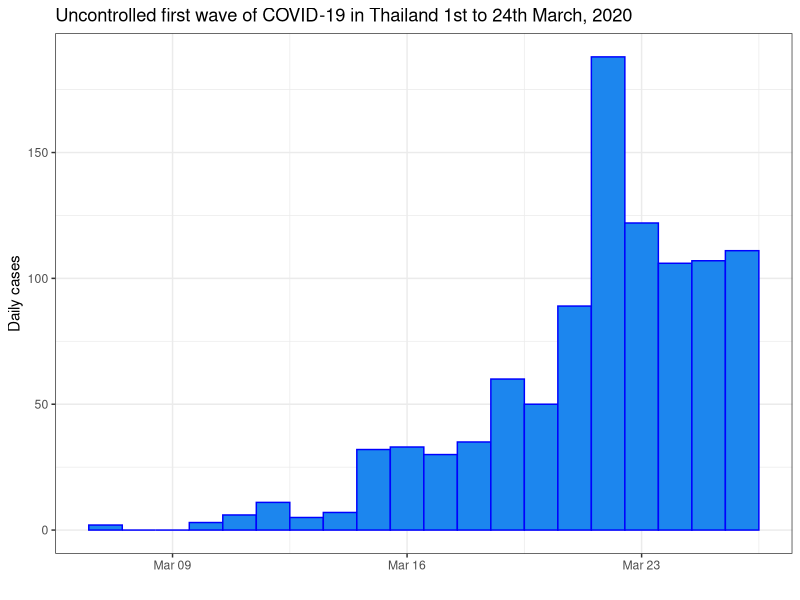
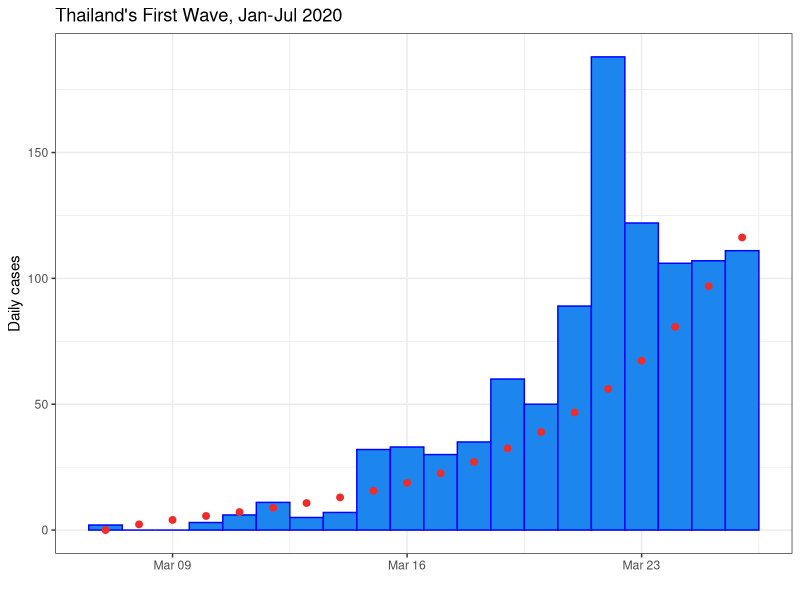
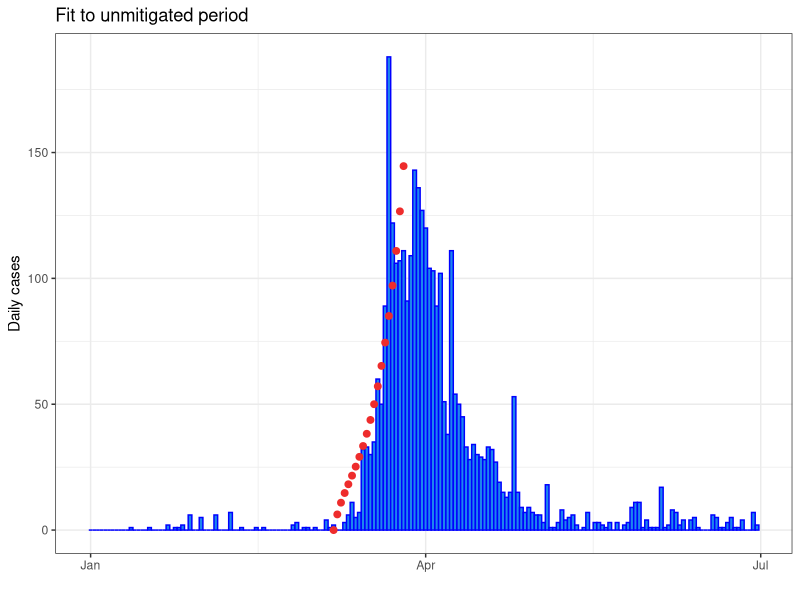
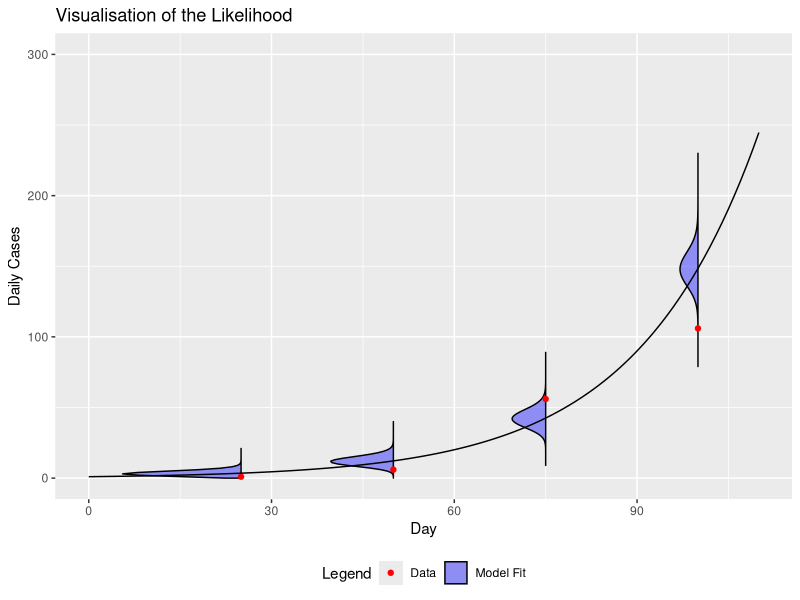
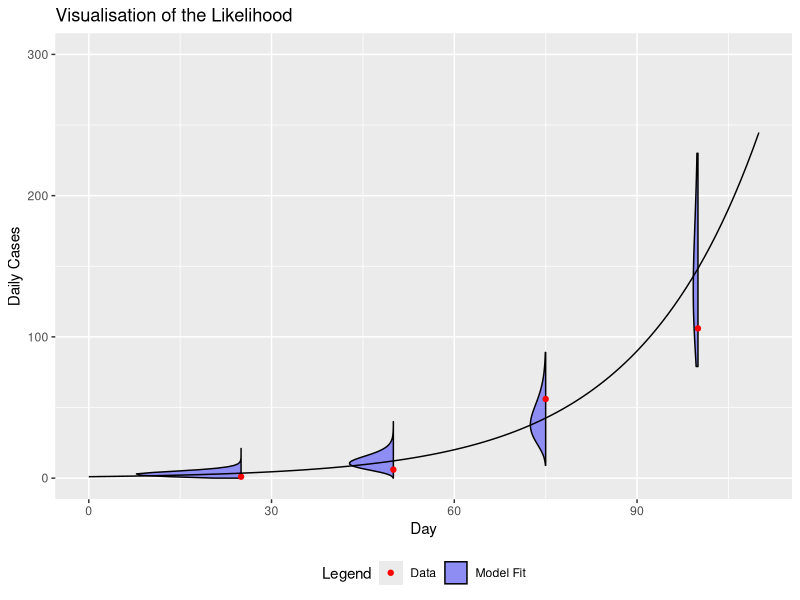
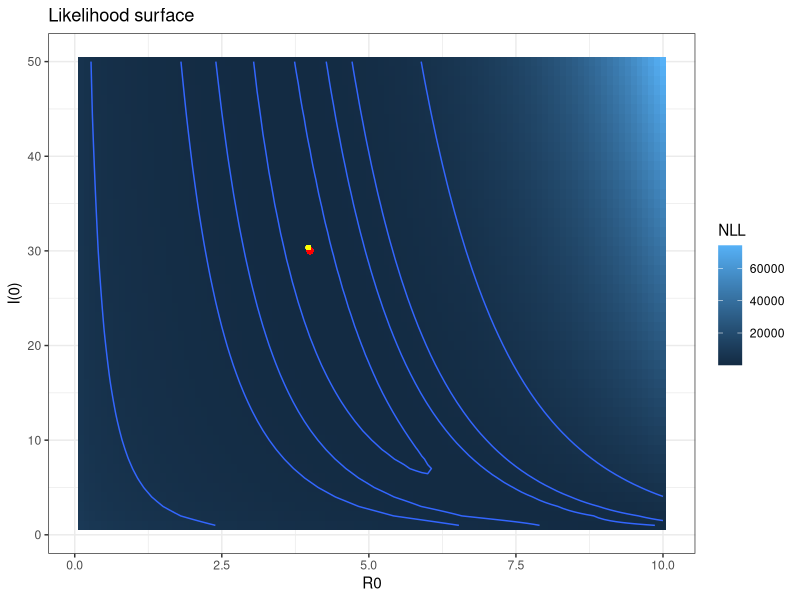
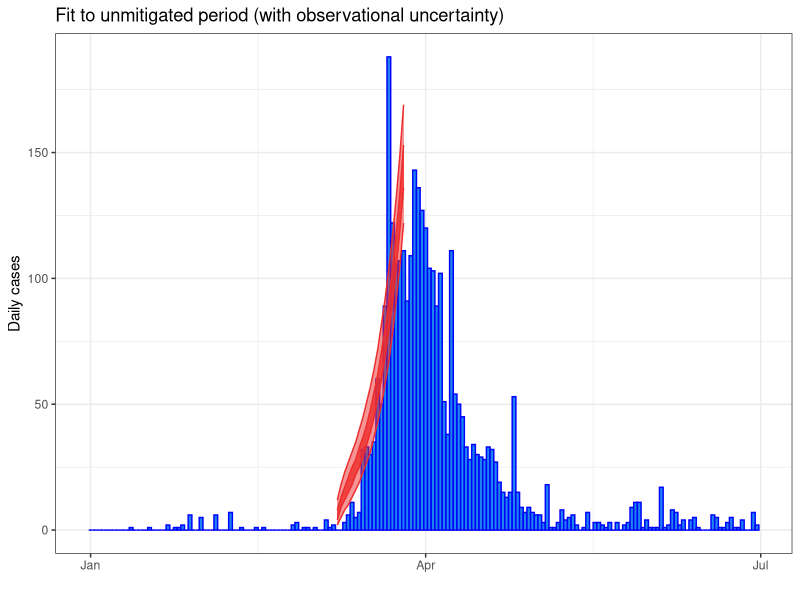

R code for these plots, in order:
## ---- chunk 1
knitr::opts_chunk$set(
    g.align = "center"
)
## ---- chunk 2
#| message: false
# SPARK Modelling Short course

#########################
## FITTING MODELS IN R ##
#########################
library(dplyr)
library(deSolve)
library(ggplot2)
## ---- chunk 3
# Data imports and filtering
first_wave <- read.csv("first_wave_TH.csv", colClasses = c("Date", "numeric", "numeric"))
# fixing the format of date
first_wave$Date <- as.Date(first_wave$Date, format = "%Y-%m-%d")
# Time window
start_date <- as.Date("2020-03-07")
end_date <- as.Date("2020-03-26")

# Filter data to capture period prior to interventions. This has already been done in the last session.
uncontrolled_period <- first_wave %>%
    filter(Date >= start_date, Date <= end_date)

# Plot the filtered data
ggplot(uncontrolled_period) +
    geom_col(aes(x = Date, y = Cases), width = 1, fill = "dodgerblue2", colour = "blue") +
    ylab("Daily cases") +
    xlab("") +
    ggtitle("Uncontrolled first wave of COVID-19 in Thailand 1st to 24th March, 2020") +
    theme_bw()
## ---- chunk 4
## Define model as per the previous session
# Time window
times <- seq(start_date, end_date, by = 1)

# Model parameters
parameters <- c(
    R0 = 4,
    latent_period = 5,
    infectious_period = 6
)

# Initial conditions
Total_population <- 6.6e7 # Population of Thailand
Initial_exposed <- 0
Initial_infectious <- 20 # Initial infectious seed
Initial_recovered <- 0
Initial_susceptible <- Total_population - Initial_exposed - Initial_infectious - Initial_recovered

# State variables
state <- c(
    Susceptible = Initial_susceptible,
    Exposed = Initial_exposed,
    Infectious = Initial_infectious,
    Recovered = Initial_recovered
)


# Model function
COVID.base <- function(t, state, parameters) {
    with(as.list(c(state, parameters)), {
        # Calculate the total population size
        Total_population <- Susceptible + Exposed + Infectious + Recovered

        # Calculate the average force of infection imposed on each susceptible individual
        force_of_infection <- R0 * Infectious / (Total_population * infectious_period)

        # Calculate the net (instantaneous) change in each state variable
        Susceptible_change <- -force_of_infection * Susceptible
        Exposed_change <- force_of_infection * Susceptible - Exposed / latent_period
        Infectious_change <- Exposed / latent_period - Infectious / infectious_period
        Recovered_change <- Infectious / infectious_period

        # Return net changes as list
        return(list(
            c(
                Susceptible_change,
                Exposed_change,
                Infectious_change,
                Recovered_change
            )
        ))
    })
}

solve.base.model <- function(y_ = state,
                             times_ = times,
                             func. = COVID.base,
                             parms_ = parameters) {
    out <- ode(
        y = y_,
        times = as.numeric(times_ - times_[1]),
        func = func.,
        parms = parms_
    )

    # Calculate the prevalence, incidence and cumulative incidence (for comparison with data)
    out <- as.data.frame(out) %>%
        mutate(
            Prevalence = Exposed + Infectious,
            Incidence = Exposed / parms_["latent_period"],
            Cumulative_incidence = cumsum(Incidence) + Incidence[1],
            Population = Susceptible + Exposed + Infectious + Recovered,
            Date = times_
        )

    return(out)
}
## ---- chunk 5
# now we use the model developed in the last session and solve it
# for an initial set of parameters, an initial state and using times
# from just 7th - 26th  of March 2020
out_init <- solve.base.model(
    y_ = state,
    times_ = times,
    func. = COVID.base,
    parms_ = parameters
)

# Plot the filtered data and the first model "guess"
ggplot(uncontrolled_period) +
    geom_col(aes(x = Date, y = Cases), width = 1, fill = "dodgerblue2", colour = "blue") +
    geom_point(data = out_init, aes(x = Date, y = Incidence), size = 2, colour = "firebrick2") +
    ylab("Daily cases") +
    xlab("") +
    ggtitle("Thailand's First Wave, Jan-Jul 2020") +
    theme_bw()
## ---- chunk 6
# find the sum of the residuals squared for day 2 until day 24
SSQ_initial <- sum((uncontrolled_period$Cases[-1] - out_init$Incidence[-1])^2)
SSQ_initial
## ---- chunk 7
# transform the parameters
# The search / optimization algorithm we employ searches over
# the range (-Inf, Inf) for each variable. In our application
# we are only interested in solutions in the range (0, Inf)
# for R0 and I(0). Therefore, it
# would be a good idea to apply a transformation to our
# search space so that we are not wasting time exploring
# infeasible regions of parameter space.
initial_transformed_parameters <- log(c(
    "R0" = 4,
    "Initial_infectious" = 20
))
## ---- chunk 8
#### Fitting routine ####

# We have selected R0 and I(0) as our free parameters
# We need a function that accepts R0 and I(0) as arguments,
# solves the model using these inputs, and calculates the
# sum of squares of the data given these parameters

SSQ_function <- function(transformed_parameters,
                         data = uncontrolled_period$Cases[-1],
                         state_base = state,
                         times_ = times,
                         func. = COVID.base,
                         parms_base = parameters) {

    # Untransform parameters
    R0 <- exp(transformed_parameters["R0"])
    Initial_infectious <- exp(transformed_parameters["Initial_infectious"])

    # Calculate updated susceptible population
    Initial_susceptible <- state_base["Susceptible"] + state_base["Infectious"] - Initial_infectious

    # Overwrite baseline parameters with proposed parameters
    parms_base["R0"] <- R0
    state_base["Susceptible"] <- Initial_susceptible
    state_base["Infectious"] <- Initial_infectious

    # Solve model with updated parameters
    out <- solve.base.model(
        state_base,
        times_,
        func.,
        parms_base
    )
    return(
        sum((uncontrolled_period$Cases[-1] - out$Incidence[-1])^2)
    )
}
## ---- chunk 9
SSQ_initial_from_function <- SSQ_function(initial_transformed_parameters)
SSQ_initial_from_function
SSQ_initial
## ---- chunk 10
#### Optimal parameters ####

# Use the optim function to determine the parameters that
# minimize the negative log-likelihood (i.e., maximize
# the likelihood)
# We will use the Nelder-Mead optimization solver
optim_NM <- optim(
    par = initial_transformed_parameters,
    fn = SSQ_function,
    control = list(maxit = 500),
    method = "Nelder-Mead",
    hessian = TRUE
)
## ---- chunk 11
# Check for convergence (always code 0 for NM)
optim_NM$convergence # 0 - converged; 1 - failed to converge

# Inspect solution
optim_NM$par
## ---- chunk 12
# Back-transform parameters
optimum_parameters <- exp(optim_NM$par)
optimum_parameters
## ---- chunk 13
# Inspect the optimal sum of squared residuals
optimum_SSQ <- optim_NM$value
optimum_SSQ
## ---- chunk 14
#### Optimal model solution ####

# Create the optimal parameter and state vectors
optimal_parameters <- parameters
optimal_parameters["R0"] <- optimum_parameters["R0"]

optimal_initial_state <- state
optimal_initial_state["Susceptible"] <- state["Susceptible"] + state["Infectious"] - optimum_parameters["Initial_infectious"]
optimal_initial_state["Infectious"] <- optimum_parameters["Initial_infectious"]

# Solve the model given the optimal parameters and initial conditions
optimal_solution <- solve.base.model(
    y_ = optimal_initial_state,
    times_ = times,
    func. = COVID.base,
    parms = optimal_parameters
)


# Plot the optimal solution
ggplot(first_wave) +
    geom_col(aes(x = Date, y = Cases), width = 1, fill = "dodgerblue2", colour = "blue") +
    geom_point(data = optimal_solution, aes(x = Date, y = Incidence), size = 2, colour = "firebrick2") +
    ylab("Daily cases") +
    xlab("") +
    ggtitle("Fit to unmitigated period") +
    theme_bw()
## ---- chunk 15
#| label: Likelihood
#| fig-cap: "The likelihood assigns the probability of observing data given your underlying model and model parameters."
#| echo: false
#| message: false
set.seed(1)
library(magrittr)
library(dplyr)
library(ggplot2)
sir_data <- tibble(t = c(25, 50, 75, 100), y = exp(0.05 * t)) %>%
    rowwise() %>%
    mutate(rand_y = rpois(1, y))
sir_data <- tibble(t = c(25, 50, 75, 100), y = exp(0.05 * t)) %>%
    rowwise() %>%
    mutate(rand_y = rnbinom(1, mu = y, size = 5))
# # SIR contains the answer
sir <- tibble(t = 0:110, y = exp(0.05 * t))
# Construct the fun figure
distribution_data <- tibble()
times_gg <- c(25, 50, 75, 100)
for (time in times_gg) {
    distribution_data <- distribution_data %>% bind_rows(., tibble(t = time, height = 0:300, width = dpois(height, (sir %>% filter(t == time))$y), width2 = dnbinom(height, mu = (sir %>% filter(t == time))$y, size = 10)))
}

ggplot() +
    geom_ribbon(
        data = distribution_data %>% filter(width >= 1e-10),
        aes(xmin = t, xmax = t - 90 * width, y = height, group = t, fill = "Model Fit", color = "Model Fit"),
        outline.type = "full", alpha = 0.4
    ) +
    geom_point(
        data = sir_data,
        aes(x = t, y = rand_y, color = "Data", fill = "Data")
    ) +
    geom_line(data = sir, aes(y = y, x = t)) +
    scale_y_continuous("Daily Cases", limits = c(NA, 300)) +
    scale_x_continuous("Day") +
    ggtitle("Visualisation of the Likelihood") +
    scale_fill_manual(name = "Legend", values = c("Model Fit" = "blue", "Data" = "red")) +
    scale_color_manual(name = "Legend", values = c("Data" = "red", "Model Fit" = "black")) +
    theme(legend.position = "bottom")

## ---- chunk 16
#| label: NegativeBinomialLikelihood
#| fig-cap: "Changing the assumed distribution that the data is from will change the likelihood. We can see that by assuming that each data point is negative binomial we get more variance in our distribution."
#| echo: false
#| message: false
ggplot() +
    geom_ribbon(
        data = distribution_data %>% filter(width >= 1e-10),
        aes(xmin = t, xmax = t - 90 * width2, y = height, group = t, fill = "Model Fit", color = "Model Fit"),
        outline.type = "full", alpha = 0.4
    ) +
    geom_point(
        data = sir_data,
        aes(x = t, y = rand_y, color = "Data", fill = "Data")
    ) +
    geom_line(data = sir, aes(y = y, x = t)) +
    scale_y_continuous("Daily Cases", limits = c(NA, 300)) +
    scale_x_continuous("Day") +
    ggtitle("Visualisation of the Likelihood") +
    scale_fill_manual(name = "Legend", values = c("Model Fit" = "blue", "Data" = "red")) +
    scale_color_manual(name = "Legend", values = c("Data" = "red", "Model Fit" = "black")) +
    theme(legend.position = "bottom")

## ---- chunk 17
#### Fitting routine ####

# We have selected R0 and I(0) as our free parameters
# We need a function that accepts R0 and I(0) as arguments,
# solves the model using these inputs, and calculates the
# negative log-likelihood of the data given these parameters


negative_log_likelihood <- function(transformed_parameters,
                                    data = uncontrolled_period$Cases[-1],
                                    state_base = state,
                                    times_ = times,
                                    func. = COVID.base,
                                    parms_base = parameters) {

    # Untransform parameters
    R0 <- exp(transformed_parameters["R0"])
    Initial_infectious <- exp(transformed_parameters["Initial_infectious"])
    # Calculate updated susceptible population
    Initial_susceptible <- state_base["Susceptible"] + state_base["Infectious"] - Initial_infectious

    # Overwrite baseline parameters with proposed parameters
    parms_base["R0"] <- R0
    state_base["Susceptible"] <- Initial_susceptible
    state_base["Infectious"] <- Initial_infectious

    # Solve model with updated parameters
    out <- solve.base.model(
        state_base,
        times_,
        func.,
        parms_base
    )

    return(-sum(dpois(
        x = data,
        lambda = out$Incidence[-1],
        log = TRUE
    )))
}
## ---- chunk 18
#### Optimal parameters ####

# Use the optim function to determine the parameters that
# minimize the negative log-likelihood (i.e., maximize
# the likelihood)
# We will use the Nelder-Mead optimization solver
optim_NM <- optim(
    par = initial_transformed_parameters,
    fn = negative_log_likelihood,
    control = list(maxit = 500),
    method = "Nelder-Mead",
    hessian = TRUE
)
## ---- chunk 19
# Check for convergence (always code 0 for NM)
optim_NM$convergence # 0 - converged; 1 - failed to converge

# Inspect solution
optim_NM$par
## ---- chunk 20
# Back-transform parameters
optimum_parameters <- exp(optim_NM$par)
optimum_parameters
## ---- chunk 21
#| cache: TRUE
#| warning: false
# Specify search grid
R0_vec <- seq(from = 0.1, to = 10, by = 0.1)
initial_infectious_vec <- seq(from = 1, to = 50, by = 1)

# the function that will perform grid search

nll.grid <- function(R0_vec, initial_infectious_vec) {
    parameter_grid <- expand.grid(
        R0 = R0_vec,
        initial_infectious = initial_infectious_vec
    )
    nll <- data.frame(matrix(nrow = nrow(parameter_grid), ncol = 1))
    colnames(nll) <- "NLL"
    for (row_of_params in seq(1, dim(parameter_grid)[1])) {
        transformed_params <- log(c(
            "R0" = parameter_grid[row_of_params, 1],
            "Initial_infectious" = parameter_grid[row_of_params, 2]
        ))
        nll[row_of_params, ] <- negative_log_likelihood(transformed_params)
    }
    return(data.frame(
        Reproduction_number = parameter_grid["R0"],
        Initial_infectious = parameter_grid["initial_infectious"],
        nll
    ))
}

# call the function that will calculate likelihood surface
nll_grid_results <- nll.grid(R0_vec, initial_infectious_vec)


# Plot likelihood surface
nll_plot <- nll_grid_results %>%
    ggplot2::ggplot(aes(
        x = R0,
        y = initial_infectious,
        fill = NLL,
        z = NLL
    )) +
    geom_tile() +
    geom_contour(breaks = c(100, 110, 120, 130, 200, 500, 1000, 4000)) +
    ylab("I(0)") +
    xlab("R0") +
    ggtitle("Likelihood surface") +
    theme_bw()

# Extract optimum from grid search
grid_optimum <- nll_grid_results[which.min(nll_grid_results$NLL), ]
grid_optimum

# Superimpose optimum on likelihood surface plot
nll_plot <- nll_plot +
    geom_point(aes(
        x = grid_optimum$R0,
        y = grid_optimum$initial_infectious
    ),
    colour = "red",
    )
# Superimpose optimal point to negative-log-likelihood plot
nll_plot <- nll_plot + geom_point(aes(
    x = optimum_parameters["R0"],
    y = optimum_parameters["Initial_infectious"]
),
colour = "yellow",
size = 1
)

print(nll_plot)
## ---- chunk 22
# Calculate the observational confidence intervals
optimal_solution <- optimal_solution %>%
    mutate(
        lower50 = qpois(p = 0.25, lambda = Incidence), # 50% confidence interval (i.e., 25 - 75th centiles)
        upper50 = qpois(p = 0.75, lambda = Incidence),
        lower95 = qpois(p = 0.025, lambda = Incidence), # 95% confidence interval (i.e., 2.5 - 97.5th centiles)
        upper95 = qpois(p = 0.975, lambda = Incidence)
    )

# Plot confidence intervals as ribbons around the central estimates
ggplot(first_wave) +
    geom_col(aes(x = Date, y = Cases), width = 1.0, fill = "dodgerblue2", colour = "blue") +
    geom_ribbon(data = optimal_solution[-1, ], aes(x = Date, ymin = lower50, ymax = upper50), fill = "firebrick2", colour = "firebrick2", alpha = 0.8) +
    geom_ribbon(data = optimal_solution[-1, ], aes(x = Date, ymin = lower95, ymax = upper95), fill = "firebrick2", colour = "firebrick2", alpha = 0.5) +
    ylab("Daily cases") +
    xlab("") +
    ggtitle("Fit to unmitigated period (with observational uncertainty)") +
    theme_bw()
## ---- chunk 23
optim_NM$hessian
## ---- chunk 24
# Covariance matrix
covar_matrix <- solve(optim_NM$hessian)
covar_matrix
## ---- chunk 25
# Now use the covariance matrix to generate standard errors for each parameter
std_errors <- sqrt(diag(covar_matrix))
estimates_transformed <- data.frame(
    estimate = optim_NM$par,
    std_error = std_errors
) %>%
    mutate(
        lower95CI = estimate - 1.96 * std_error,
        upper95CI = estimate + 1.96 * std_error
    )
estimates_transformed


# Back-transform estimates and confidence intervals
estimates <- exp(estimates_transformed[, -2])
estimates
